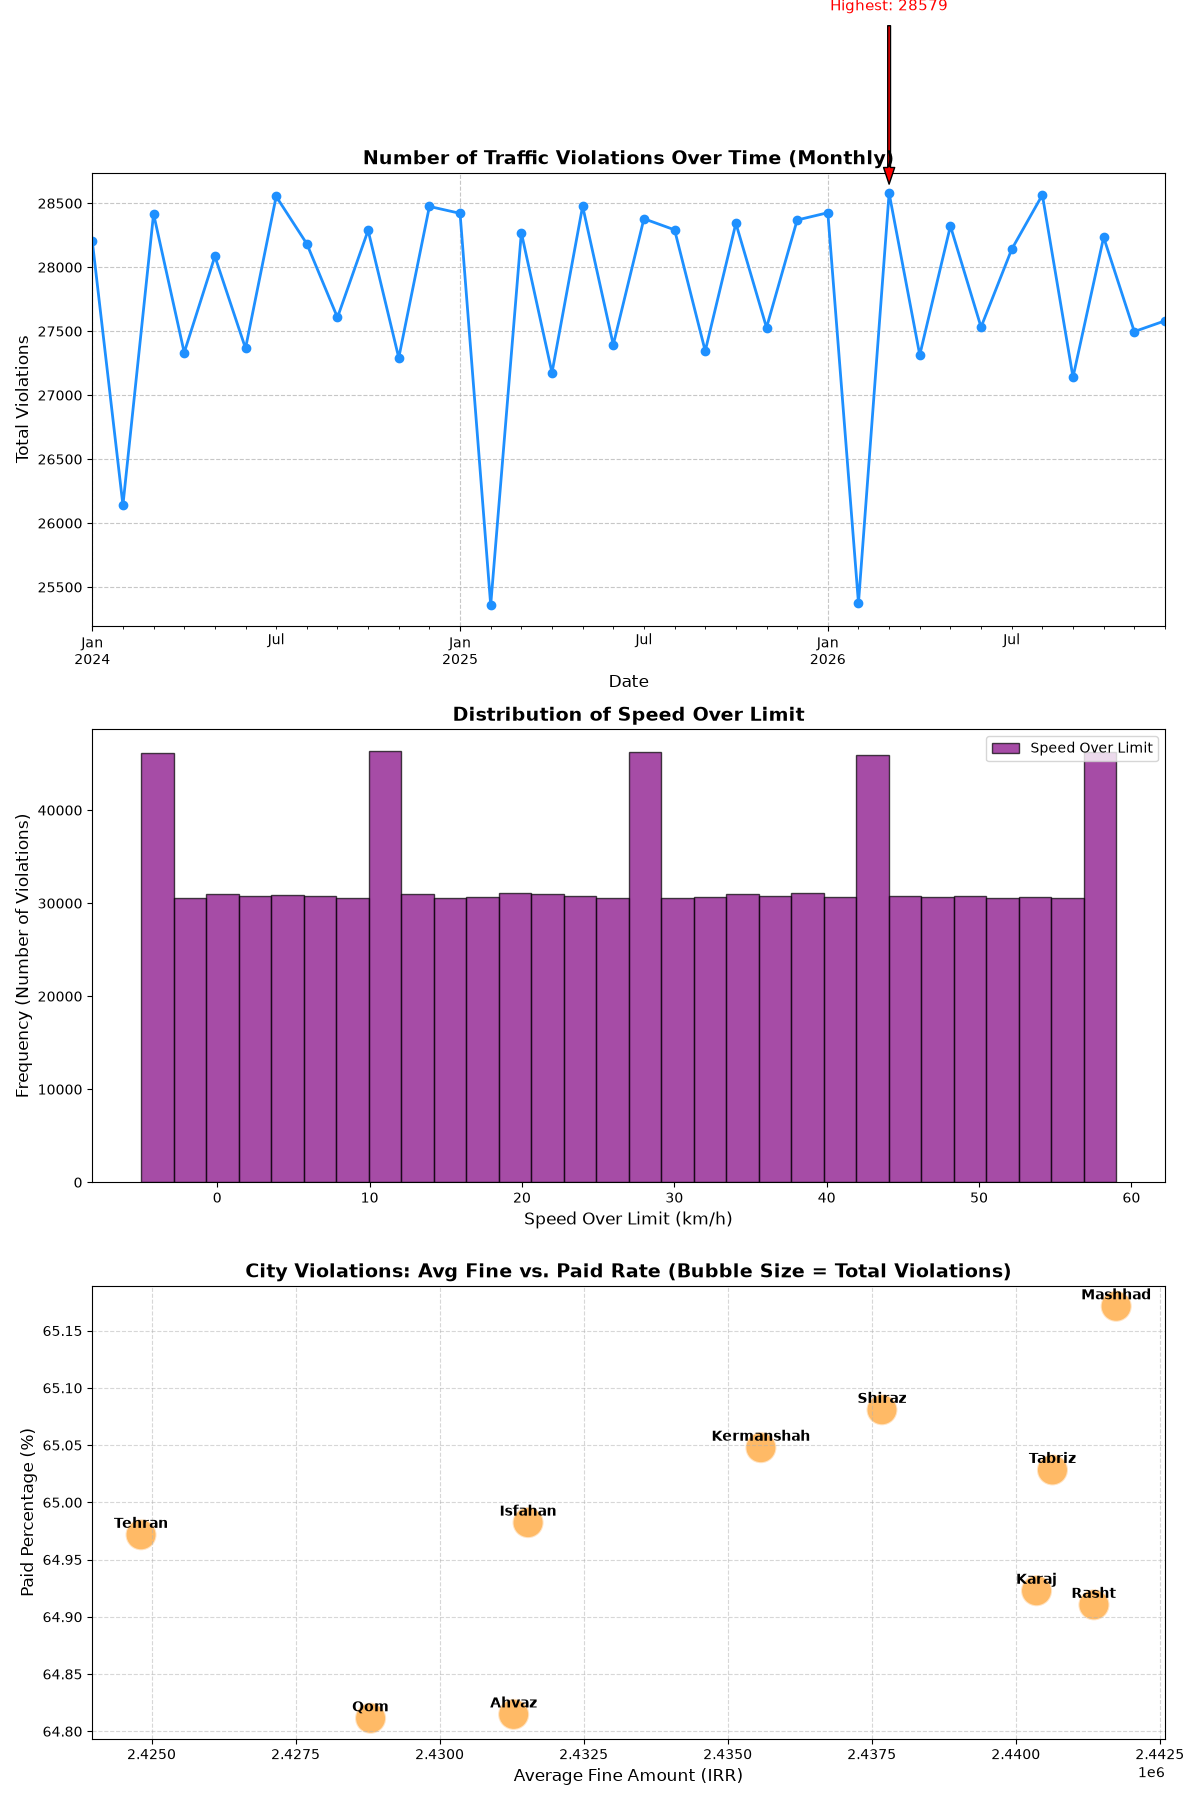

Reproduce this figure in Python.
import pandas as pd
import matplotlib.pyplot as plt

# --- 1. Load Data and Prepare Required Columns ---
print("--- Loading data and preparing for the dashboard ---")
df = pd.read_csv('traffic_violations.csv')

# Prep for Ex 5: Datetime indexing & monthly counts
df['violation_datetime'] = pd.to_datetime(df['violation_datetime'])
df_time_indexed = df.set_index('violation_datetime')
monthly_counts = df_time_indexed.resample('ME').size()

# Prep for Ex 6: Speed over limit
df['speed_over_limit'] = df['measured_speed_kmh'] - df['speed_limit_kmh']

# Prep for Ex 7: City Summary
city_summary = df.groupby('city').agg(
    total_violations=('plate_number', 'count'),
    avg_fine_amount=('fine_amount_irr', 'mean'),
    paid_percentage=('paid', lambda x: x.mean() * 100)
).reset_index()


# --- 2. Create the Figure with 3 Subplots (Requested in Exercise 5) ---
print("\n--- Creating the Figure with 3 Subplots (Exercises 5, 6, and 7) ---")
# 3 rows, 1 column. High figsize to fit all nicely.
fig, axes = plt.subplots(nrows=3, ncols=1, figsize=(12, 18))


# =========================================================
# Subplot 1 (axes[0]): Line Chart (Exercise 5)
# =========================================================
monthly_counts.plot(kind='line', ax=axes[0], color='dodgerblue', marker='o', linewidth=2)
axes[0].set_title('Number of Traffic Violations Over Time (Monthly)', fontsize=14, fontweight='bold')
axes[0].set_xlabel('Date', fontsize=12)
axes[0].set_ylabel('Total Violations', fontsize=12)
axes[0].grid(True, linestyle='--', alpha=0.7)

# Annotation for the highest month
max_month = monthly_counts.idxmax()
max_value = monthly_counts.max()
axes[0].annotate(
    f'Highest: {max_value}', 
    xy=(max_month, max_value), 
    xytext=(max_month, max_value + (max_value * 0.05)), 
    arrowprops=dict(facecolor='red', shrink=0.05, width=2, headwidth=8),
    fontsize=11, color='red', ha='center'
)


# =========================================================
# Subplot 2 (axes[1]): Histogram (Exercise 6)
# =========================================================
axes[1].hist(
    df['speed_over_limit'], 
    bins=30, 
    color='purple', 
    edgecolor='black', 
    alpha=0.7, 
    label='Speed Over Limit'
)
axes[1].set_title('Distribution of Speed Over Limit', fontsize=14, fontweight='bold')
axes[1].set_xlabel('Speed Over Limit (km/h)', fontsize=12)
axes[1].set_ylabel('Frequency (Number of Violations)', fontsize=12)
axes[1].legend()


# =========================================================
# Subplot 3 (axes[2]): Scatter Plot (Exercise 7)
# =========================================================
marker_sizes = city_summary['total_violations'] / 200
axes[2].scatter(
    x=city_summary['avg_fine_amount'], 
    y=city_summary['paid_percentage'], 
    s=marker_sizes, 
    color='darkorange', 
    alpha=0.6, 
    edgecolors='white',
    linewidth=1.5
)

# City names annotations
for index, row in city_summary.iterrows():
    axes[2].annotate(
        row['city'], 
        (row['avg_fine_amount'], row['paid_percentage']),
        xytext=(0, 5), textcoords='offset points',
        ha='center', fontsize=10, fontweight='bold'
    )

axes[2].set_title('City Violations: Avg Fine vs. Paid Rate (Bubble Size = Total Violations)', fontsize=14, fontweight='bold')
axes[2].set_xlabel('Average Fine Amount (IRR)', fontsize=12)
axes[2].set_ylabel('Paid Percentage (%)', fontsize=12)
axes[2].grid(True, linestyle='--', alpha=0.5)

# --- 3. Finalize and Save ---
plt.tight_layout() # Prevents overlap between subplots
plt.savefig('Final_Figure_Exercise_5_6_7.png')
print("Dashboard containing all 3 subplots created and saved successfully as 'Final_Dashboard_Ex5_6_7.png'.")
